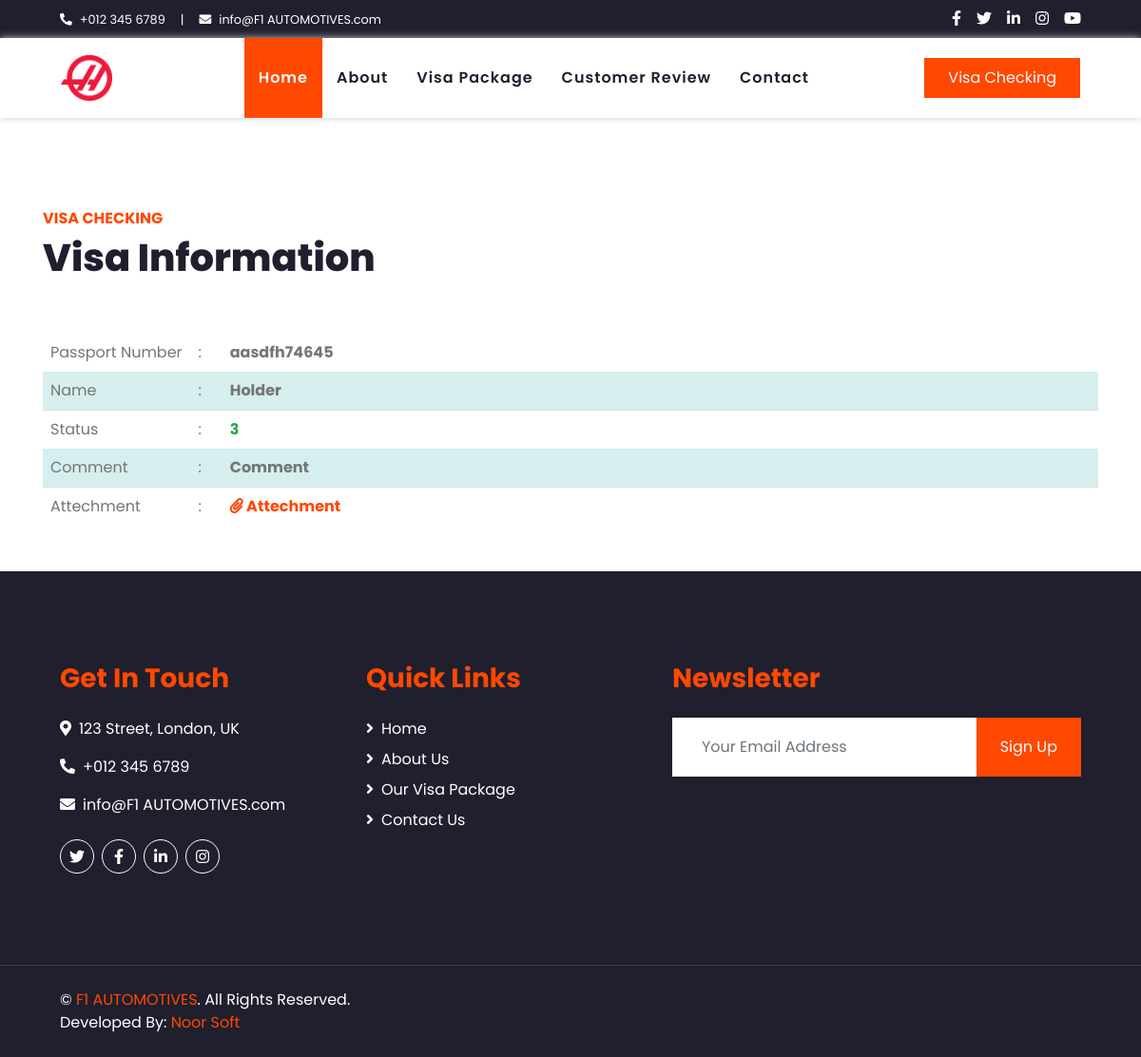
Page /visa_info.php on the earlier database version.
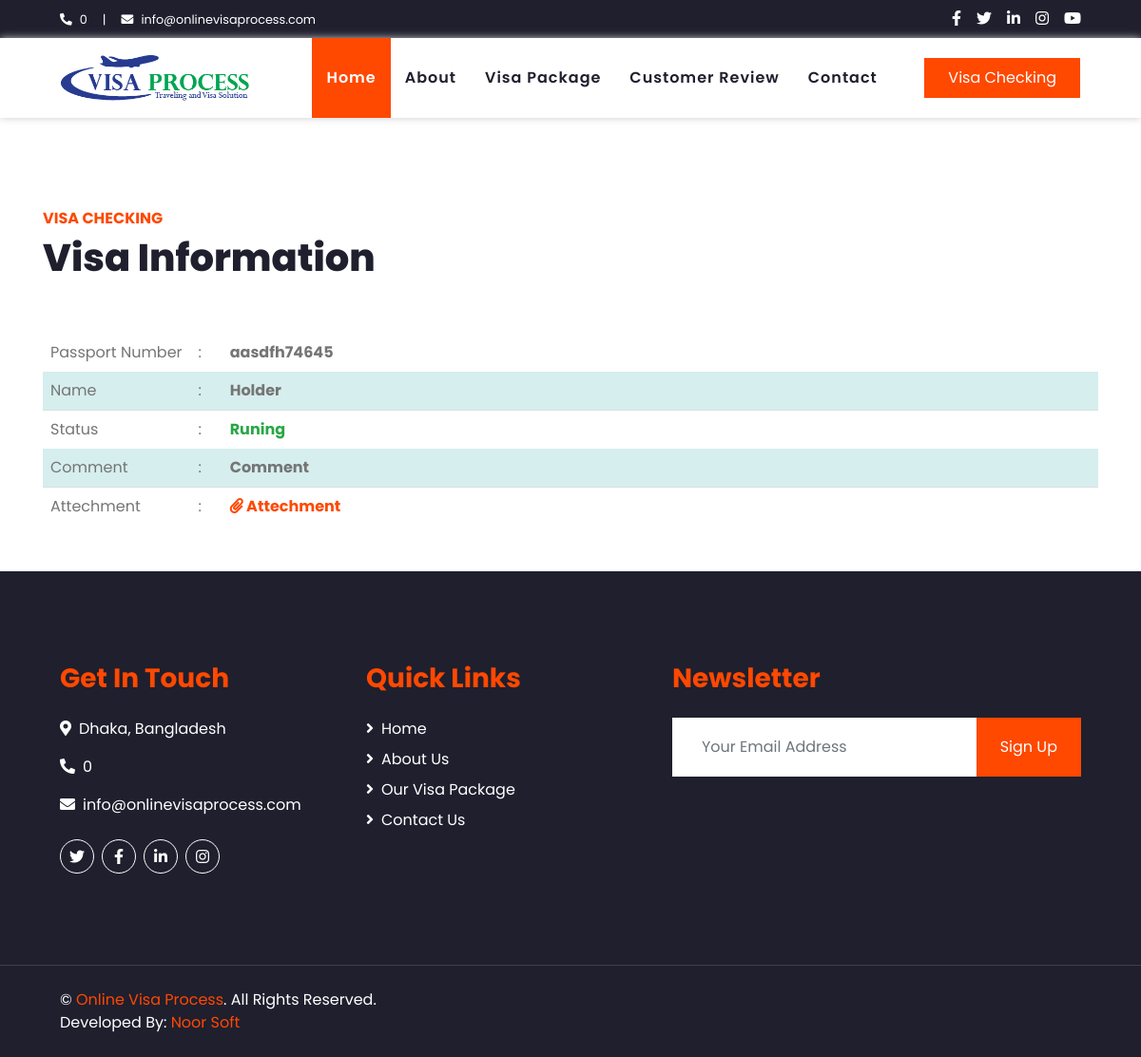
Same page on the later database version.
### tables this page shows
CREATE TABLE `tbl_client` (
  `id` int(11) NOT NULL,
  `institute` varchar(120) NOT NULL,
  `tagline` varchar(250) NOT NULL,
  `address` varchar(250) NOT NULL,
  `mobile` varchar(50) NOT NULL,
  `phone` varchar(20) NOT NULL,
  `email` varchar(64) NOT NULL,
  `web` varchar(100) NOT NULL,
  `t_ime` varchar(50) NOT NULL,
  `featured_video` int(11) NOT NULL,
  `google_map` text NOT NULL,
  `face_book` varchar(100) NOT NULL,
  `you_tube` varchar(100) NOT NULL,
  `owner` varchar(150) NOT NULL,
  `logo` varchar(100) NOT NULL,
  `language` int(11) NOT NULL,
  `version` int(11) NOT NULL,
  `status` varchar(67) NOT NULL,
  `created` date NOT NULL,
  `extension` date NOT NULL,
  `expire` date NOT NULL,
  `smstoken` varchar(120) NOT NULL,
  `package` varchar(25) NOT NULL,
  `fee` int(11) NOT NULL
);

CREATE TABLE `tbl_passport_check` (
  `id` int(11) NOT NULL,
  `pp_no` text NOT NULL,
  `pp_name` varchar(100) NOT NULL,
  `status` varchar(20) NOT NULL,
  `comment` varchar(200) NOT NULL,
  `attachment` varchar(100) NOT NULL,
  `created` timestamp NOT NULL DEFAULT current_timestamp() ON UPDATE current_timestamp()
);

### config.php (called while the page is built, shortened)
<?php
$conn = mysqli_connect(DB_SERVER, DB_USERNAME, DB_PASSWORD, DB_NAME);
	$sql= mysqli_query($conn,"SELECT * FROM tbl_client limit 1");
	$siteid = mysqli_fetch_assoc($sql);
	$institute		=$siteid["institute"];
	$address		=$siteid["address"];
	$mobile			=$siteid["mobile"];
	$email			=$siteid["email"];
	$logo			=$siteid["logo"];
?>

### web/visa_info.php (the view, shortened to what the changed rows need)
<?php include('../config.php');
	$page_id = mysqli_real_escape_string($conn, $_GET['passport_no']);
	$sql = mysqli_prepare($conn, "SELECT * FROM tbl_passport_check WHERE pp_no = ?");
	mysqli_stmt_bind_param($sql, "i", $page_id);
	mysqli_stmt_execute($sql);
	$result = mysqli_stmt_get_result($sql);
	$row = mysqli_fetch_assoc($result);
include('header.php');?>
    <div class="container-fluid py-5 mt-5">
        <div class="container">
		     <div class="pb-2">
                <h1 class="mb-5">Visa Information</h1>
            </div>
		<table width="100%" border="0">
  <tr>
    <td width="83%"><strong><?php echo $row['pp_no']; ?></strong></td>
  </tr>
  <tr>
    <td><strong><?php echo $row['pp_name']; ?></strong></td>
  </tr>
  <tr>
    <td><strong class="text-success"><?php echo $row['status']; ?></strong></td>
  </tr>
  <tr>
    <td><strong><?php echo $row['comment']; ?></strong></td>
  </tr>
</table>
        </div>
    </div>
 <?php include('footer.php');?>

### web/header.php (shortened to what the changed rows need)
<!DOCTYPE html>
<html lang="en">
<head>
    <link href="https://cdnjs.cloudflare.com/ajax/libs/font-awesome/5.10.0/css/all.min.css" rel="stylesheet">
    <link href="lib/owlcarousel/assets/owl.carousel.min.css" rel="stylesheet">
    <link href="css/style.css" rel="stylesheet">
</head>
<body>
    <div class="container-fluid bg-dark">
        <div class="row py-2 px-lg-5">
            <div class="col-lg-6 text-center text-lg-left mb-2 mb-lg-0">
                <div class="d-inline-flex align-items-center text-white">
                    <small><i class="fa fa-phone-alt mr-2"></i><?php echo $mobile;?></small>
                    <small class="px-3">|</small>
                    <small><i class="fa fa-envelope mr-2"></i><?php echo $email;?></small>
                </div>
            </div>
        </div>
    </div>
    <div class="container-fluid p-0">
        <nav class="navbar navbar-expand-lg bg-light navbar-light py-3 py-lg-0 px-lg-5">
            <a href="index.php" class="navbar-brand ml-lg-3">
<img src="../uploads/<?php echo $logo;?>" style=" height: 48px; "/>
            </a>
        </nav>
    </div>

### web/footer.php (shortened to what the changed rows need)
    <div class="container-fluid bg-dark text-white   py-5 px-sm-3 px-md-5">
        <div class="container">
        <div class="row pt-5">
            <div class="col-lg-7 col-md-6">
                <div class="row">
                    <div class="col-md-6 mb-5">
                        <h3 class="text-primary mb-4">Get In Touch</h3>
                        <p><i class="fa fa-map-marker-alt mr-2"></i><?php echo $address;?></p>
                        <p><i class="fa fa-phone-alt mr-2"></i><?php echo $mobile;?></p>
                        <p><i class="fa fa-envelope mr-2"></i><?php echo $email;?></p>
                        <div class="d-flex justify-content-start mt-4">
                            <a class="btn btn-outline-light btn-social mr-2" href="#"><i class="fab fa-twitter"></i></a>
                            <a class="btn btn-outline-light btn-social mr-2" href="#"><i class="fab fa-facebook-f"></i></a>
                            <a class="btn btn-outline-light btn-social mr-2" href="#"><i class="fab fa-linkedin-in"></i></a>
                            <a class="btn btn-outline-light btn-social" href="#"><i class="fab fa-instagram"></i></a>
                        </div>
                    </div>
                </div>
            </div>
        </div>
    </div>
    </div>
    <div class="container-fluid bg-dark text-white border-top py-4 px-sm-3 px-md-5" style="border-color: #3E3E4E !important;">
         <div class="container">
	  <div class="row">
            <div class="col-lg-6 text-center text-md-left mb-3 mb-md-0">
                <p class="m-0 text-white">&copy; <a href="#"><?php echo $institute;?></a>. All Rights Reserved.
                <br>Developed By: <a href="https://noorsoftbd.com" target="_blank">Noor Soft</a>
                </p>
            </div>
        </div>
        </div>
    </div>
</body>
</html>

Differences in the rows shown:
changed tbl_client: mobile "+012 345 6789" → "0"; email "info@F1 AUTOMOTIVES.com" → "info@onlinevisaprocess.com"; logo: a different picture; address "123 Street, London, UK" → "Dhaka, Bangladesh"; institute "F1 AUTOMOTIVES" → "Online Visa Process"
changed tbl_passport_check "aasdfh74645": status "3" → "Runing"
